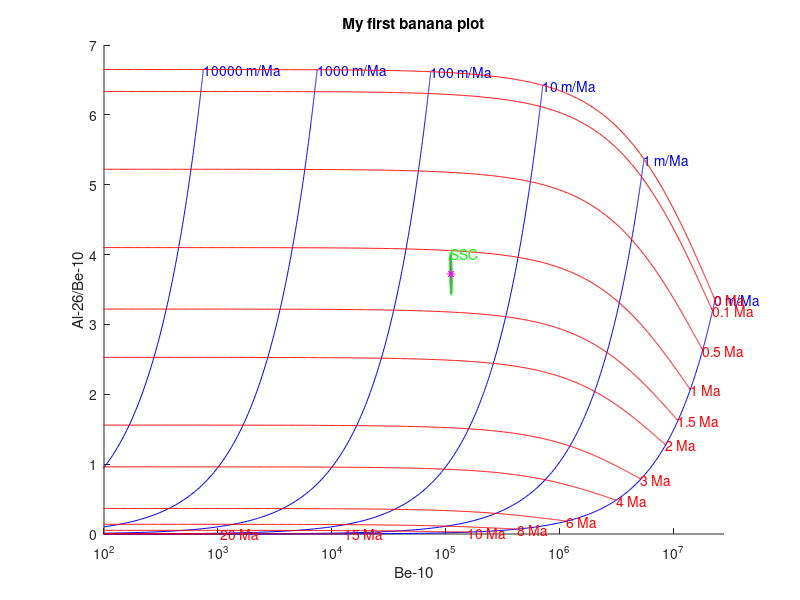

Write the MATLAB code that produced this figure.
%% BANANA
% Self-contained script to plot the concentrations of 2 cosmonuclides in a banana-plot
% It also calculates the erosion rates and burial ages corresponding to the sample concentrations
% Angel Rodes, SUERC, 2022

%% Clear everything
clear % remove variables stored in memory
clc % clear the command window
close all hidden % remove previous plots

%%%%%%%%%%%%%%%%%%%%%%%%%%%%%%%%%%%%%%%%%%%%%%%%%%%%%%%%%%%%%%%%%%%%%%%%%%%%

%% Input data
% We need the folllgoing inputs: concentrations, decay constants, attenuation lengths, and basin production rates (for spallation and muons)

% As an example, we will use the sample from Shanshu Cave (SSC) from Liu et al. (2022) [https://doi.org/10.1016/j.quageo.2021.101237]
% The CRONUS input corresponding to this sample is:

% SSC	27.0845	105.1631	1800	std	0	2.6	1	0	2019;
% SSC	Be-10	quartz	111756	3409	NIST_27900;
% SSC	Al-26	quartz	416017	31939	Z92-0222;
% As described in the old-CRONUS v.3 page [https://hess.ess.washington.edu/math/docs/v3/v3_input_explained.html]

% We will need the concentrations and uncertainties:
C10=111756; % atoms/g
dC10=3409; % atoms/g
C26=416017; % atoms/g
dC26=31939; % atoms/g
% the sample name:
sample_name='SSC';
% and the density of the rock at the source area:
density=2.6; % g/cm^3 (or kg per litre)

% We can input the CRONUS-input lines in the old-CRONUS v.3 erosion rate calculator [https://hess.ess.washington.edu/math/v3/v3_erosion_in.html]
% Remember to remove theinitial comment symbol (%) first!
% These are the apparent erosion rates that we get for the LSDn scaling:

% Sample name	Nuclide	Erosion rate (m/Myr)	External uncert (m/Myr)
% SSC 	Be-10 (qtz)	65 	4.34
% SSC 	Al-26 (qtz)	116 	13.5

% We cal use these data to approximate the long-term average-prodution-rates using the "Average cosmogenic production rate calculator":
% https://github.com/angelrodes/average_cosmogenic_production_rate_calculator/blob/main/Average_cosmo_prodution.xlsx?raw=true

% And we get:
% * Attenuation lengths for Spallation, Fast muons 1, Fast muons 2, and Negative muons
L=[160 850 5000 500]'; % g/cm^2
% * Be-10 prodution rates for Spallation, Fast muons 1, Fast muons 2, and Negative muons
P10=[11.55428 0.02308 0.00769 0.06518]'; % atoms/g/year at the source area
% * Al-26 prodution rates for Spallation, Fast muons 1, Fast muons 2, and Negative muons
P26=[75.9237 0.1543 0.0514 0.7175]'; % atoms/g/year at the source area
% note that we add an apostrophe after the array to convert it into a column
% * Be-10 decay constant (lambda)
l10=4.9975E-07; % years^-1
% * Al-26 decay constant (lambda)
l26=9.8319E-07; % years^-1

%%%%%%%%%%%%%%%%%%%%%%%%%%%%%%%%%%%%%%%%%%%%%%%%%%%%%%%%%%%%%%%%%%%%%%%%%%%%

%% Now we need to define our model
% The erosion-burial model was described by Lal (1991): figure 6
% [https://doi.org/10.1016/0012-821X(91)90220-C]
% Here, we will express the equations as shown in Rodes et al. (2014): equations 4 and 5
% [https://doi.org/10.1016/j.quageo.2013.10.002]
Model = @(Prodution_rates,Attenuation_lengths,decay_constant,erosion,time)...
   sum( (Prodution_rates./(erosion.*density./Attenuation_lengths+decay_constant)).*exp(-time*decay_constant) ,1);
% note that we use .* and ./  instead of * and / to allow using lost of erosion and times as horizontal arrays.
% also note that we sum in the direction "1" to sum the nuclides produced by all the production mechanism (columns; vertical arrays) that are listed in 4 rows

% Simplify for Be-10 and Al-26
Model10 = @(erosion,time) Model(P10,L,l10,erosion,time);
Model26 = @(erosion,time) Model(P26,L,l26,erosion,time);
% also simplify for ratio
Model_ratio = @(erosion,time) Model(P26,L,l26,erosion,time)./Model(P10,L,l10,erosion,time);

% Play with this:
% Model10(0,0)
% Model10(0,1500000)
% Model_ratio(100/1E4,0)
% Model_ratio(0,0)

%%%%%%%%%%%%%%%%%%%%%%%%%%%%%%%%%%%%%%%%%%%%%%%%%%%%%%%%%%%%%%%%%%%%%%%%%%%%

%% Plot our banana
% define what values we want to plot:
erosion_array=[0 1 10 100 1000 10000]/1E4; % cm/year (m/Ma divided by 1E4)
time_array=[0 0.1 0.5 1 1.5 2 3 4 6 8 10 15 20]*1E6; % years (Ma multiplied by 1E6)

% define the points for each line:
points_per_line=1000; % banana lines will be defined by this number of points
many_erosions=[0,logspace(-2,6,points_per_line-1)]/1E4; % cm/year (m/Ma divided by 1E4)
many_times=[0, logspace(0,8,points_per_line-1)]; % years

% Start figure
figure % open a new figure
hold on % do not clear it

% Write labels and title
xlabel('Be-10')
ylabel('Al-26/Be-10')
title('My first banana plot')

% plot erosion rates
for er=erosion_array
  x=Model10(er,many_times);
  y=Model_ratio(er,many_times);
  plot(x,y,'-b') % plot blue line
  text(x(1),y(1),[num2str(er*1e4) ' m/Ma'],'Color','b') % plot blue text
end

% plot times
for t=time_array
  x=Model10(many_erosions,t);
  y=Model_ratio(many_erosions,t);
  plot(x,y,'-r') % plot red line
  text(x(1),y(1),[num2str(t/1e6) ' Ma'],'Color','r') % plot red text
end


% Set logarithmic X axis
set(gca, 'XScale', 'log')
% You might do the dame with YScale

% Set nice limits
xlim([ 100 Model10(0,0)*1.2]) % between 100 atoms/g and 20% more than saturation
% you can comment the line to see what happens when you do not set limits

% There are other options to beautify the figure:
% box on
% grid on
% You can also play with colors in the plot and text functions.
% You can play with 'LineWidth' in the plot function too.

%% Plot the sample
% This is the traditional (ugly) way:
plot(C10,C26/C10,'.k') % center of the sample (k is for black)
plot([C10-dC10 , C10+dC10] , [C26/C10 , C26/C10],'-k') % horizontal uncertainty
plot([C10 , C10] , [(C26-dC26)/C10 , (C26+dC26)/C10],'-k') % vertical uncertainty

% I prefer this code, that represents the one-sigma-uncertainty-space with an ellipse
theta=linspace(0,2*pi,100); % use 100 points for the ellipse
x =  C10+dC10*sin(theta);
y = (C26+dC26*cos(theta)) ./ (C10+dC10*sin(theta));
plot(x,y,'-g') % green ellipse
text(x(1),y(1),sample_name,'Color','g') % green text
% maths behind this:
% all the points in the elliplse has chisq=1 because
% chisq = ((Model10-C10)/dC10)^2 + ((Model26-C26)/dC26)^2 = sin(theta)^2 + cos(theta)^2 = 1
% for any theta

%%%%%%%%%%%%%%%%%%%%%%%%%%%%%%%%%%%%%%%%%%%%%%%%%%%%%%%%%%%%%%%%%%%%%%%%%%%%

%% Solving the erosion rate and burial time of the sample
% we want to solve er and t in the following equations:
% C10 = Model10(er,t)
% C26 = Model26(er,t)
% unfortunately, these equations have no symbolic solution.
% However, there are muliple ways of solving the problem. Here we will use an iterative method for the central porint (C10, C26/C10):

% our objective is guetting the er and t values that yield models that correposnd to our concentrations
% therefore, our objectives are the sample conventrations:
Obj_10=C10;
Obj_26=C26;
% and their uncertainties
dObj_10=dC10;
dObj_26=dC26;

% start with a guess
guess_t=0; % start with no burial
guess_er=interp1(Model10(many_erosions,guess_t),many_erosions,Obj_10); % find the corresponding eosion
chisq= ((Obj_10-Model10(guess_er,guess_t))/dObj_10)^2 + ((Obj_26-Model26(guess_er,guess_t))/dObj_26)^2; % calculate how close we are to  C10 and C26

% start iterating
iteration_number=0;
while chisq>2e-4 % try to achieve a solution very close to C10 and C26 (chisq less or equal to 2e-4 correponds to the 1% central area of the ellipse)
  iteration_number=iteration_number+1; % this is just a counter
  guess_t=interp1(Model_ratio(guess_er,many_times),many_times,Obj_26/Obj_10); % find the corresponding burial age using the ratio
  guess_er=interp1(Model10(many_erosions,guess_t),many_erosions,Obj_10); % find the corresponding eosion
  chisq= ((Obj_10-Model10(guess_er,guess_t))/dObj_10)^2 + ((C26-Model26(guess_er,guess_t))/dObj_26)^2; % calculate how close we are to  C10 and C26
  disp([ 'Iteration ' num2str(iteration_number) ': Chi-sq = ' num2str(chisq)]) % show some information
end

% display our guesses:
disp('Central solution:')
disp([ 'Burial age = ' num2str(guess_t/1e6) ' Ma'])
disp([ 'erosion rate = ' num2str(guess_er*1e4) ' m/Ma'])

% plot guess results
plot(Model10(guess_er,guess_t),Model_ratio(guess_er,guess_t),'*m') % magenta star

% We also want to get the results correponding to all the points in the ellipse, 
% or at least the results corresponding to the limits of  C10 +/- dC10 and C26 +/- dC26.
% To get those results, you will need to put the "solver" above in a loop for all the objectives we want to fit.

% If we have samples that plot in the forbidden area you might want to:
% - Include negative ages in the variable many_timnes.
% - Modify INTERP1 function to allow extrapolations.
% - Include a BREAK in the iteration loop if iteration_number gets very big or if results make no sense.

%%%%%%%%%%%%%%%%%%%%%%%%%%%%%%%%%%%%%%%%%%%%%%%%%%%%%%%%%%%%%%%%%%%%%%%%%%%%

%% Further exercises you might want to try are:
%    - Change the isotopes. E.g. change Be-10 and Al-26 by Ne-21 and Be-10. To recycle this code with "stable" isotopes, you can assign them a ridiculously slow decay constant (eg. 1E-36, see https://angelrodes.wordpress.com/2022/01/25/are-he-3-and-ne-21-stable-isotopes/).
%    - Represent everything scaled to the production rate ratios sum(P10) and sum(P26). This is useful if you want to represent several samples (with different basin production rates) in the same banana.
%    - Modify the model to plot "pot-bellied bananas" that include the effect of muon-produced cosmuniclides while the sample is buried. (e.g., Hidy et al., 2013; figure 4; https://doi.org/10.1016/j.quascirev.2012.11.009
